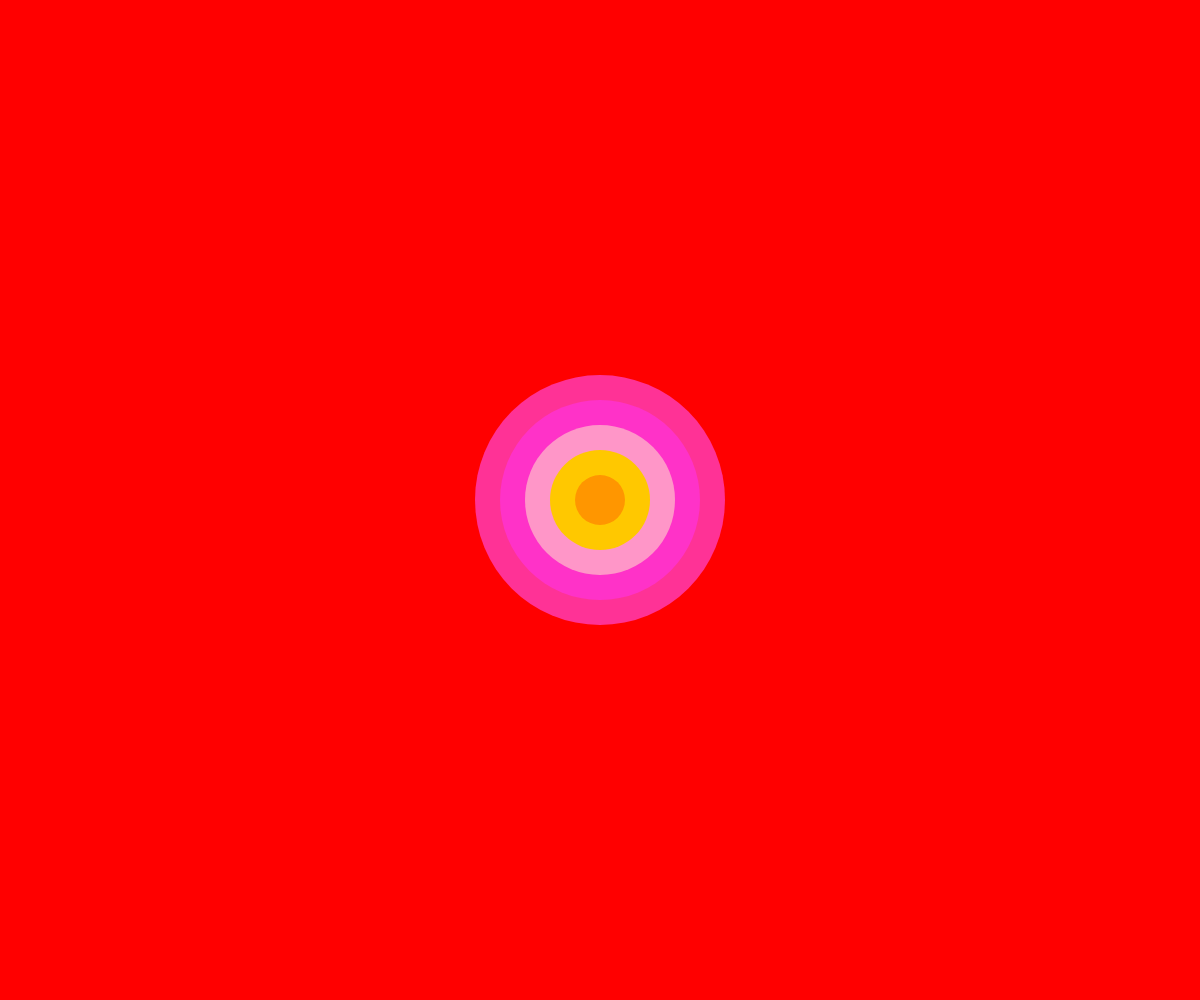
Frame 1 (no input)
Frame 60 (no input): identical to frame 1, image omitted
Frame 120 (the mouse pressed at the canvas centre since frame 60): identical to frame 1, image omitted

The p5.js sketch that drew this single still picture (run headless with seeded random() and noise() and a simulated clock; from frame 60 on, the mouse is pressed at the canvas centre):

// p5.js sketch
// ── sketch.js
var one = ["hi", "you", "nice"];


function setup() {
  createCanvas(windowWidth, windowHeight);
  background(255,0,0);
  noStroke();
}

function draw() {
  createCanvas(windowWidth, windowHeight);
  background(255,0,0);
  fill(255,50,150);
  ellipse(width/2,height/2, 250, 250);
  fill(255,50,200);
  ellipse(width/2,height/2, 200, 200);
  fill(255,150,200);
  ellipse(width/2,height/2, 150, 150);
  fill(255,200,0);
  ellipse(width/2, height/2, 100,100);
  fill(255,150,0);
  ellipse(width/2,height/2,50,50);
}
